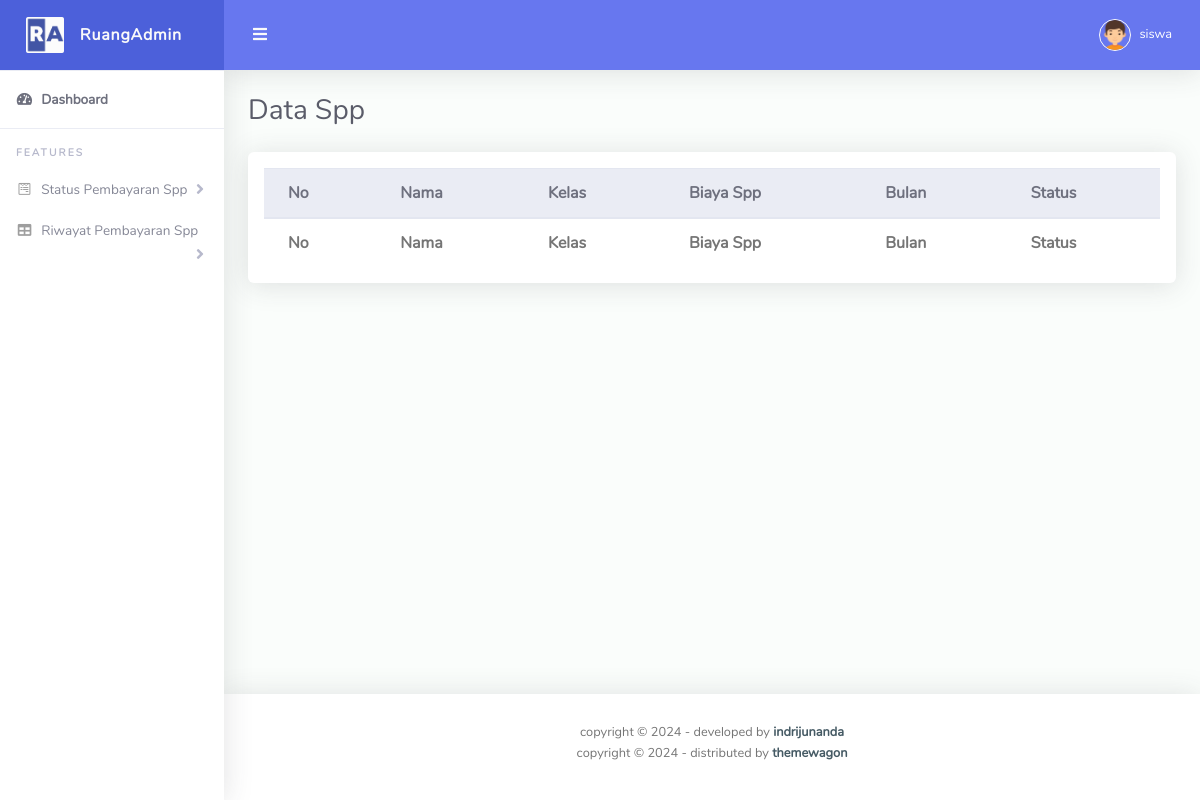
The page /siswa/riwayat.php (signed in) on the database as committed earlier.
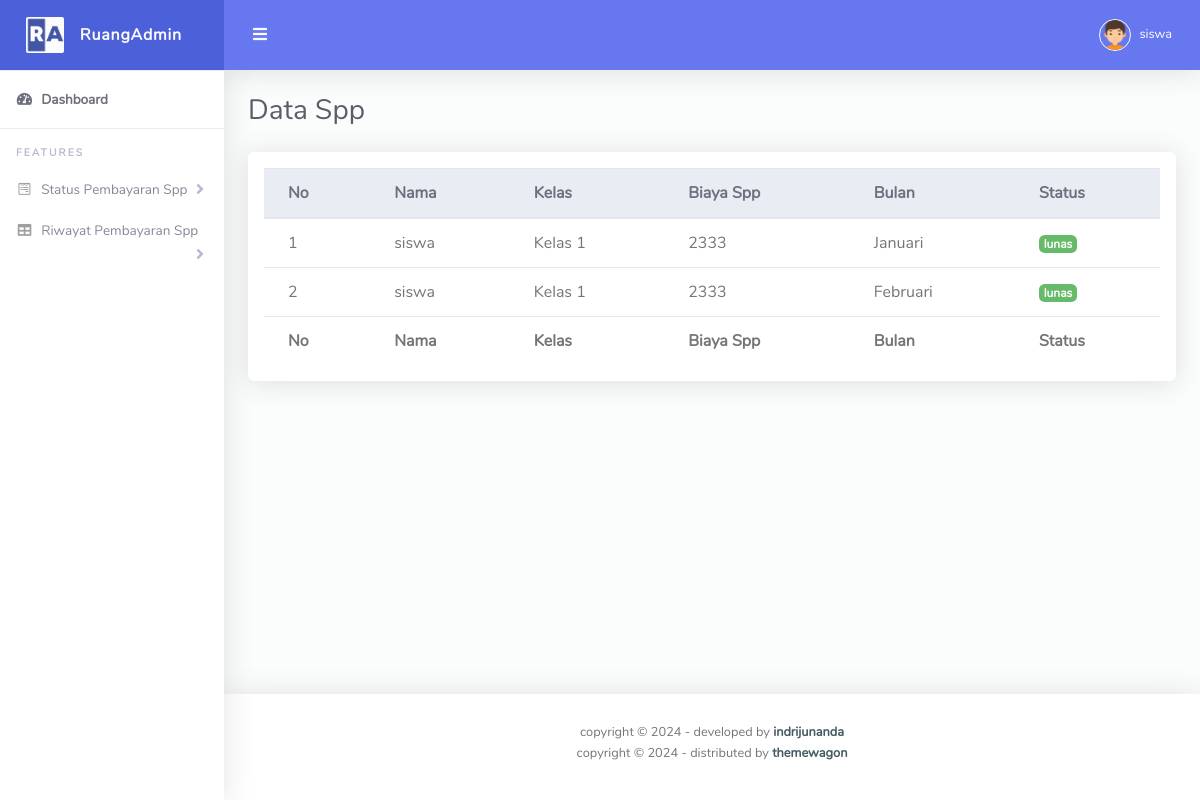
The same page on the database as committed later.
### tables this page shows
CREATE TABLE `pembayaran_221043` (
  `id_221043` int(11) NOT NULL,
  `siswa_id_221043` int(11) DEFAULT NULL,
  `spp_id_221043` int(11) DEFAULT NULL,
  `tanggal_bayar_221043` date DEFAULT NULL,
  `bukti_pembayaran_221043` varchar(255) DEFAULT NULL,
  `bulan_221043` varchar(255) NOT NULL,
  `status_221043` enum('pending','lunas') DEFAULT 'pending'
);

CREATE TABLE `siswa_221043` (
  `id_221043` int(11) NOT NULL,
  `nama_221043` varchar(255) NOT NULL,
  `username_221043` varchar(255) NOT NULL,
  `id_kelas_221043` int(11) NOT NULL,
  `alamat_221043` text DEFAULT NULL,
  `orangtua_id_221043` int(11) DEFAULT NULL,
  `password_221043` varchar(255) NOT NULL
);

CREATE TABLE `kelas_221043` (
  `id_221043` int(11) NOT NULL,
  `kelas_221043` varchar(255) NOT NULL
);

CREATE TABLE `spp_221043` (
  `id_221043` int(11) NOT NULL,
  `id_kelas_221043` int(11) NOT NULL,
  `biaya_221043` decimal(10,0) NOT NULL
);

### siswa/riwayat.php (the view, shortened to what the changed rows need)
<?php
include '../koneksi.php';
$siswa_id = $_SESSION['id_siswa'];
?>
<!DOCTYPE html>
<html lang="en">
<head>
  <link href="../assets/vendor/fontawesome-free/css/all.min.css" rel="stylesheet" type="text/css">
  <link href="../assets/vendor/bootstrap/css/bootstrap.min.css" rel="stylesheet" type="text/css">
  <link href="../assets/css/ruang-admin.min.css" rel="stylesheet">
  <link href="../assets/vendor/datatables/dataTables.bootstrap4.min.css" rel="stylesheet">
</head>
<body id="page-top">
  <div id="wrapper">
    <div id="content-wrapper" class="d-flex flex-column">
      <div id="content">
        <div class="container-fluid" id="container-wrapper">
          <div class="d-sm-flex align-items-center justify-content-between mb-4">
            <h1 class="h3 mb-0 text-gray-800">Data Spp</h1>
          </div>
          <div class="row">
            <div class="col-lg-12">
              <div class="card mb-4">
                <div class="table-responsive p-3">
                  <table class="table align-items-center table-flush" id="dataTable">
                    <thead class="thead-light">
                      <tr>
                        <th>No</th>
                        <th>Nama</th>
                        <th>Kelas</th>
                        <th>Biaya Spp</th>
                        <th>Bulan</th>
                        <th>Status</th>
                      </tr>
                    </thead>
                    <tfoot>
                      <tr>
                        <th>No</th>
                        <th>Nama</th>
                        <th>Kelas</th>
                        <th>Biaya Spp</th>
                        <th>Bulan</th>
                        <th>Status</th>
                      </tr>
                    </tfoot>
                    <tbody>
                    <?php
                    $no = 1;
                    $tampil = mysqli_query($koneksi, "SELECT
                                                          pembayaran_221043.*,
                                                          siswa_221043.nama_221043 AS nama_siswa,
                                                          spp_221043.biaya_221043 AS biaya_spp,
                                                          kelas_221043.kelas_221043 AS kelas
                                                      FROM
                                                          pembayaran_221043
                                                      JOIN
                                                          siswa_221043 ON pembayaran_221043.siswa_id_221043 = siswa_221043.id_221043
                                                      JOIN
                                                          kelas_221043 ON siswa_221043.id_kelas_221043 = kelas_221043.id_221043
                                                      JOIN
                                                          spp_221043 ON siswa_221043.id_kelas_221043 = spp_221043.id_kelas_221043
                                                      WHERE
                                                          pembayaran_221043.status_221043 = 'lunas' AND
                                                          pembayaran_221043.siswa_id_221043 = '$siswa_id'
                                                      ");
                    while($data = mysqli_fetch_array($tampil)):
                    ?>
                      <tr>
                        <td><?= $no++ ?></td>
                        <td><?= $data['nama_siswa'] ?></td>
                        <td><?= $data['kelas'] ?></td>
                        <td><?= $data['biaya_spp'] ?></td>
                        <td><?= $data['bulan_221043'] ?></td>
                        <td>
                        <?php if ($data['status_221043'] == 'pending'): ?>
                          <span class="badge badge-warning"><?= $data['status_221043'] ?></span>
                        <?php else: ?>
                          <span class="badge badge-success"><?= $data['status_221043'] ?></span>
                        <?php endif; ?>
                      </td>
                      </tr>
                      <?php
                      endwhile;
                      ?>
                    </tbody>
                  </table>
                </div>
              </div>
            </div>
          </div>
        </div>
      </div>
    </div>
  </div>
</body>
</html>

Rows that differ between the two databases and show on the page:
now on this page (row edited): pembayaran_221043: siswa_id_221043.nama_221043 "siswa", kelas_221043.kelas_221043 "Kelas 1", spp_id_221043.biaya_221043 "2333", bulan_221043 "Januari", status_221043 "lunas"
added pembayaran_221043: siswa_id_221043.nama_221043 "siswa", kelas_221043.kelas_221043 "Kelas 1", spp_id_221043.biaya_221043 "2333", bulan_221043 "Februari", status_221043 "lunas"
